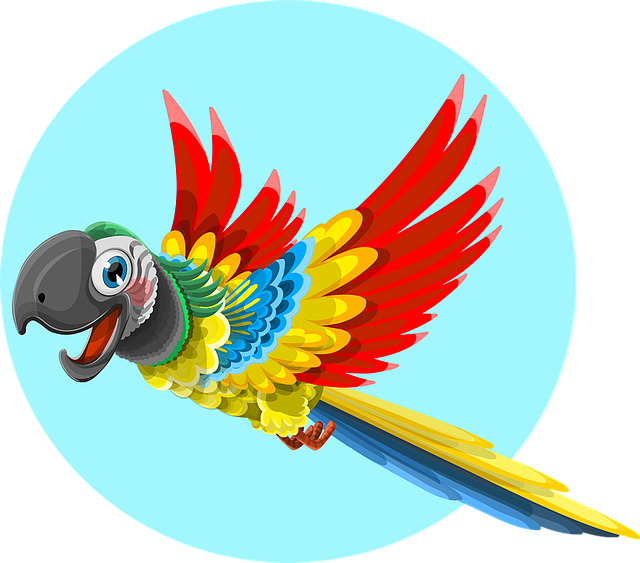
#> input picture img/parrot.png, 640 x 563 px
$ jupyter execute --allow-errors 2021-2022_TINF_lab.ipynb
#> lines starting #> are read from the running program, lines starting #| are printed output that depends on the picture
# Laboratorijska vježba iz predmeta Teorija informacije 2021./2022.

&copy; Jasna Janković, mag. ing., izv. prof. dr. sc. Željko Ilić, 2021.

Sadržaj:

* [Teorija informacije, kapacitet kanala, Markovljevi lanci](#1)
    * [Izvorište](#11)
        * [Zadatak 1](#12)
    * [Vjerojatnosni opis diskretnog komunikacijskog sustava](#13)
        * [Zadatak 2](#14)
    * [Informacijske mjere](#15)
        * [Zadatak 3](#16)
        * [Zadatak 4](#17)
        * [Zadatak 5](#18)
    * [Izvorište s memorijom](#19)
        * [Zadatak 6](#110)
    * [Diskretni komunikacijski kanal](#111)
        * [Zadatak 7](#112)
* [Entropijsko kodiranje](#2)
    * [Shannon-Fano kodiranje](#21)
        * [Zadatak 8](#22)
    * [Huffman kodiranje](#23)
        * [Zadatak 9](#24)
        * [Zadatak 10](#25)
    * [Aritmetičko kodiranje](#26)
        * [Zadatak 11](#27)
    * [Metode rječnika](#28)
        * [LZ77](#29)
            * [Zadatak 12](#210)
        * [LZW](#211)
            * [Zadatak 13](#212)
* [Zaštitno kodiranje](#3)
    * [Paritetno kodiranje](#31)
        * [Zadatak 14](#32)
    * [Hammingovo kodiranje](#33)
        * [Zadatak 15](#34)
    * [Ciklično kodiranje](#35)
        * [Zadatak 16](#36)
    * [Konvolucijsko kodiranje](#37)
        * [Opcionalno: Zadatak 17](#38)
* [Literatura](#R)


Laboratorijska vježba iz predmeta Teorija informacije sastoji se od 3 cjeline:
1. Teorija informacije, kapacitet diskretnog komunikacijskog kanala i Markovljevi lanci
2. Entropijsko kodiranje
3. Zaštitno kodiranje

slijedno obrađene u ovoj bilježnici te time prati gradivo obrađeno na nastavi. Programski kodovi su napisani u Pythonu, a sve potrebne biblioteke se učitavaju izvršavanjem prvog odsječka koda. **Za izvršavanje pojedinog odsječka koda potrebno je klikom označiti željenu ćeliju (prozor u kojem se kôd nalazi) i kliknuti na gumb *Run* u izborniku.** Rezultat izvršavanja (ako postoji ispis) prikazat će se neposredno ispod izvršenog odsječka koda. **Pri svakom pokretanju bilježnice potrebno je izvršiti prvi odsječak koda kako bi se učitale sve potrebne biblioteke.**

<font color='red'>U većini zadataka zadan je dio koda, a od studenata se očekuje dopuniti komentirani dio koda označen oznakom `...` kako bi se postigla tražena funkcionalnost, odnosno ispisao rezultat. Osim komentiranih linija s oznakom `...`, dodane su i komentirane pomoćne linije ispisa međurješenja za čiji ispis je samo potrebno odkomentirati navedene linije. Dakle, postupak rješavanja zadataka u ovoj bilježnici sastoji se od sljedećih koraka:</font>
- <font color='red'>odkomentirati linije koda s oznakom `...` (komentirane linije koda počinju oznakom `#`)</font>
- <font color='red'>dopisati potreban kôd prema tekstu zadatka</font>
- <font color='red'>kliknuti na Run</font>
- <font color='red'>ispod pokrenutog odsječka koda treba se ispisati traženi rezultat izvršavanja.</font>

Za početak, odkomentirajte liniju koda 10 u sljedećem odsječku, te varijabli `sval` umjesto `...` dodijelite vrijednost zbroja posljednje znamenke JMBAG-a svakog studenta laboratorijske grupe te izvršite odsječak klikom na *Run*.

[cell 1]
from math import log2
from matplotlib import pyplot as plt
import numpy as np
from PIL import Image
import heapq
from codes.lz77 import encode_lz77
from codes.lzw import encode_lzw
import sk_dsp_comm.fec_block as block

sval = 66
np.random.seed(sval)
print ("Seed set to", sval)

> I didn’t like the term Information Theory. Claude didn’t like it either. You see, the term ‘information theory’ suggests that it is a theory about information – but it’s not. It’s the transmission of information, not information. Lots of people just didn’t understand this…
>
> -- <cite>Interview with R. Fano, 2001</cite>

Sustav prijenosa informacije može se jednostavno prikazati sljedećom slikom.

Pri tome, izvorište generira određenu informaciju (poruku), predajnik ju obradi na način da bude prikladna za slanje, a prijamnik ju prima i obradi tako da bude razumljiva odredištu. Kanal je medij kojim se informacija šalje. Detaljniji prikaz ovog sustava prikazan je na sljedećoj slici.

Ova laboratorijska vježba obrađuje većinu dijelova ovog sustava, a studenti s više interesa o području upućuju se na [[1-2]](#R).

<a id =1> </a>
## 1. Teorija informacije, kapacitet diskretnog komunikacijskog kanala i Markovljevi lanci

Prva cjelina laboratorijske vježbe obrađuje izvorište, odredište te diskretni komunikacijski kanal. Također, definirane su osnovne informacijske mjere koje služe za konkretnije definiranje pojedinih dijelova sustava.

<a id =11> </a>
### Izvorište

Izvorište je komponenta sustava koja generira određenu informaciju. Ovisno o izvorištu, informaciju mogu činiti brojke, slova ili drugi znakovi koje jednim imenom nazivamo *simbolima*. Svako izvorište raspolaže konačnim skupom simbola, a slijed simbola koji nastaje uzastopnim generiranjem naziva se *poruka*. Svaki od simbola u poruci donosi određenu *količinu informacije*. S obzirom na to da li pojava (generiranje) novog simbola ovisi o prethodnome postoje dvije vrste izvorišta:
* Diskretno bezmemorijsko izvorište
* Diskretno memorijsko izvorište

**Diskretno bezmemorijsko izvorište**

Za potrebe analize, diskretno bezmemorijsko izvorište se može definirati kao diskretna slučajna varijabla (npr. $X$) koja poprima vrijednosti iz skupa simbola $\{x_1, ..., x_i, ..., x_n\}$ pri čemu svaki simbol ima određenu vjerojatnost pojavljivanja $p(x_i)$. Dakle:

|   |   |
|---|---|
| Izvorište | $X=\{x_1, ..., x_i, ..., x_n\}$ |
| Vjerojatnosti pojavljivanja simbola | $[p(x_i)]=[p(X)]=[p(x_1) ... p(x_i) ... p(x_n)]$ |
| Poruka | $x_1x_2...x_k$ |
| Količina informacije koju donosi simbol $x_i$ | $I(x_i)=-log_2p(x_i) [bit/simbol]$ |
| Količina informacije poruke $x_1x_2...x_k$ | $I(x_1x_2...x_k)=-log_2(p(x_1)\cdot p(x_2)\cdot ...\cdot p(x_k)) [bit/poruka]$ |

---
**Zadatak 1** <a id =12> </a>
Diskretno bezmemorijsko izvorište $X$ generira simbole iz skupa {a,b,c,d} s vjerojatnostima pojavljivanja $[p(X)]=[0.4, 0.3, 0.2, 0.1]$.

Za modeliranje izvorišta u Pythonu koristimo jednostavne [liste](https://docs.python.org/3/tutorial/datastructures.html), [numpy liste](https://numpy.org/doc/stable/reference/generated/numpy.array.html) za pohranu brojčanih vrijednosti i/ili [rječnike](https://docs.python.org/3/tutorial/datastructures.html#dictionaries) (vidi odlomak koda ispod).

(a) Za navedeno izvorište izračunajte količinu informacije po pojedinom simbolu, $I(x_i), i \in \{1,2,3,4\}$.
    Koji simbol donosi najveću količinu informacije? Objasnite!

(b) Iz izvorišta generirajte poruku duljine 5 simbola te izračunajte količinu informacije dobivene poruke.
    Poruka se može generirati pozivanjem funkcije [`np.random.choice`](https://numpy.org/doc/stable/reference/random/generated/numpy.random.choice.html) (vidi odlomak koda ispod).

[cell 2]
X_symbols = ['a','b','c','d']
p_X = np.array([0.4, 0.3, 0.2, 0.1])

X = dict(zip(X_symbols, p_X))
print("X =", X)

[cell 3]
# (a) kolicina informacije po simbolu
I_x1 = -log2(p_X[0])
I_x2 = -log2(p_X[1])
I_x3 = -log2(p_X[2])
I_x4 = -log2(p_X[3])
print("I(x1) =",I_x1, "[bit/simbol]")
print("I(x2) =",I_x2, "[bit/simbol]")
print("I(x3) =",I_x3, "[bit/simbol]")
print("I(x4) =",I_x4, "[bit/simbol]")

[cell 4]
# (b) kolicina informacije poruke
np.random.seed(sval+1)
message = np.random.choice(X_symbols, size = 5, p = p_X)
print("message: ", message)
I_message = -log2(X[message[0]]*X[message[1]]*X[message[2]]*X[message[3]]*X[message[4]])
print("I(message) =", I_message, "[bit/poruka]")

<a id =13> </a>
### Vjerojatnosni opis diskretnog komunikacijskog sustava

Diskretni komunikacijski sustav može biti definiran *vjerojatnosnim opisom* koji sadrži:
* vjerojatnosti pojava simbola na ulazu, npr. za ulaz $X=\{x_1,...,x_n\}$ vjerojatnosti $[p(x_i)]$
* vjerojatnosti pojava simbola na izlazu, npr. za izlaz $Y=\{y_1,...,y_m\}$ vjerojatnosti $[p(y_j)]$
* vjerojatnosti pojava simbola na ulazu i izlazu u međusobnoj ovisnosti, odnosno uključujući karakteristike komunikacijskog kanala

Gledano sa strane ulaza, potpuni opis sustava definiran je skupom vjerojatnosti na ulazu $p(x_i)$ te skupom uvjetnih vjerojatnosti $p(y_j|x_i)$ (vjerojatnosti pojave simbola $y_j$ na izlazu ako se na ulazu pojavio simbol $x_i$, tzv. *unaprijednih vjerojatnosti prijelaza*).

Sa strane izlaza, sustav je definiran skupom vjerojatnosti na izlazu $p(y_j)$ te skupom uvjetnih vjerojatnosti $p(x_i|y_j)$ (vjerojatnosti da je na ulazu bio simbol $x_i$ ako se na izlazu pojavio simbol $y_j$, tzv. *unazadnih vjerojatnosti prijelaza*).

Istovremenim promatranjem ulaza i izlaza, gledamo pojavu para simbola $(x_i,y_j)$, definiranu *združenom vjerojatnosti* $p(x_i,y_j)$ (vjerojatnosti istovremene pojave simbola $x_i$ na ulazu i $y_j$ na izlazu).

U nastavku su dane zakonitosti vjerojatnosnog opisa komunikacijskog sustava.

* Skup simbola na ulazu/izlazu je potpun.
<center> $\sum_{i=1}^n p(x_i) = \sum_{j=1}^m p(y_j) = 1$ </center>
* Vjerojatnost pojave nekog simbola je zbroj vjerojatnosti pojava svih parova u kojima se taj simbol pojavljuje.
<center> $p(x_i)=\sum_{j=1}^m p(x_i,y_j)$ </center>
<center> $p(y_j)=\sum_{i=1}^n p(x_i,y_j)$ </center>
* Veza između tri načina potpunog opisa sustava:
<center> $p(x_i,y_j)=p(x_i)p(y_j|x_i)=p(y_j)p(x_i|y_j)$
* Prijelaz iz unaprijedne vjerojatnosti prijelaza u unazadnu vjerojatnost prijelaza:
<center> $p(x_i|y_j)=\frac{p(x_i,y_j)}{p(y_j)}=\frac{p(x_i,y_j)}{\sum_{i=1}^n p(x_i,y_j)}=\frac{p(x_i)p(y_j|x_i)}{\sum_{i=1}^n p(x_i)p(y_j|x_i)}$ </center>

Opisani skupovi vjerojatnosti jednostavno se zapisuju pomoću `numpy` objekata ([vektora]((https://numpy.org/doc/stable/reference/generated/numpy.array.html)) i/ili [matrica](https://numpy.org/doc/stable/reference/generated/numpy.matrix.html)), a osnovne [operacije](https://numpy.org/doc/stable/user/absolute_beginners.html) nad objektima također su podržane bibliotekom.

---
**Zadatak 2** <a id =14> </a>
Diskretnim komunikacijskim kanalom prenose se simboli $X=\{a,b,c\}$ s vjerojatnostima pojavljivanja $p(a)=2p(b)=2p(c)$. Vjerojatnost pojave odaslanog (istog) simbola na izlazu je 80%, dok su vjerojatnosti pojave drugih simbola, različitih od odaslanog, jednake za sve preostale simbole. Potrebno je izračunati vjerojatnosti pojave pojedinog simbola na izlazu iz kanala.

[cell 5]
# vjerojatnosti na ulazu
p_X = np.array([0.4, 0.2, 0.2])
# uvjetne vjerojatnosti prijelaza
p_YIX = np.array([[0.8, 0.1, 0.1], [0.1, 0.8, 0.1], [0.1, 0.1, 0.8]])
# zdruzene vjerojatnosti (skalarno množenje stupca p_X i matrice p_YIX)
p_XY = p_X[:, np.newaxis]*p_YIX
# vjerojatnosti na izlazu (zbroj elemenata matrice po stupcima)
p_Y = np.sum(p_XY,0)
print ("[p(Y)] = ", p_Y)

<a id =15> </a>
### Informacijske mjere

Informacijske mjere opisuju sadržaj informacije i prijenos informacije u komunikacijskom sustavu. Temelje se na vjerojatnosnim zakonitostima sustava, a predstavljaju *srednje vrijednosti veličina* čime daju generalnu sliku o sustavu.

Informacijske mjere su prikazane u nastavku.

* Entropija na ulazu, $H(X)$
    <center> $H(X)=-\sum_{i=1}^n p(x_i) log_2 p(x_i)$ [bit/simbol] </center>
* Entropija na izlazu, $H(Y)$
    <center> $H(Y)=-\sum_{i=1}^n p(y_i) log_2 p(y_i)$ [bit/simbol] </center>
* Združena entropija, $H(X,Y)$
    <center> $H(X,Y)=-\sum_{i=1}^n \sum_{j=1}^m p(x_i,y_j) log_2 p(x_i,y_j) $ [bit/simbol] </center>
* Entropija šuma (irelevantnost), $H(Y|X)$
    <center> $H(Y|X)=-\sum_{i=1}^n \sum_{j=1}^m p(x_i,y_j) log_2 p(y_j|x_i) $ [bit/simbol] </center>
* Ekvivokacija (mnogoznačnost), $H(X|Y)$
    <center> $H(X|Y)=-\sum_{i=1}^n \sum_{j=1}^m p(x_i,y_j) log_2 p(x_i|y_j) $ [bit/simbol] </center>
* Srednji uzajamni sadržaj informacije (transinformacija), $I(X;Y)$
    <center> $I(X;Y)=\sum_{i=1}^n \sum_{j=1}^m p(x_i,y_j) log_2 \frac{p(x_i,y_j)}{p(x_i)p(y_j)}$ [bit/simbol] </center>

---
**Zadatak 3** <a id =16> </a>
Za komunikacijski sustav iz [zadatka 2](#14) odredite sve prethodno navedene informacijske mjere.

[cell 6]
# entropija na ulazu
H_X = -np.sum(p_X*np.log2(p_X))
# entropija na izlazu
H_Y = -np.sum(p_Y*np.log2(p_Y))
# zdruzena entropija
H_XY = -np.sum(np.sum(p_XY*np.log2(p_XY)))
# entropija suma (irelevantnost)
H_YuzX = -np.sum(np.sum(p_XY*np.log2(p_YIX)))
# ekvivokacija (mnogoznacnost)
# P_YIX == P_XIY
H_XuzY = -np.sum(np.sum(p_XY*np.log2(p_YIX)))
# srednji uzajamni sadržaj informacije (transinformacija)
I_XY = np.sum(np.sum(p_XY*np.log2((p_XY)/(p_X*p_Y))))

print("H(X) =", H_X, "[bit/simbol]")
print("H(Y) =", H_Y, "[bit/simbol]")
print("H(XY) =", H_XY, "[bit/simbol]")
print("H(YuzX) =", H_YuzX, "[bit/simbol]")
print("H(XuzY) =", H_XuzY, "[bit/simbol]")
print("H(I_XY) =", I_XY, "[bit/simbol]")

---
**Zadatak 4** <a id =17> </a>
Zadan je odlomak teksta `text`. Histogram prikazuje broj ponavljanja pojedinog znaka teksta. Izračunajte *srednji sadržaj informacije* zadanog odlomka teksta. Abecedno sortirani znakovi (simboli) koji se pojavljuju u odlomku pohranjeni su u listi `unique_chars`, dok je broj ponavljanja svakog znaka pohranjen u listi `char_counts`.

[cell 7]
text = "Lorem Ipsum has been the industry's standard dummy text ever since the 1500s, when an unknown printer took a galley of type and scrambled it to make a type specimen book.";
n_chars = len(set(text))
char_list = list(text)
char_list.sort()
unique_chars = list(set(text))
unique_chars.sort()
# print("unique_chars: ", unique_chars)
char_counts, bins, _ = plt.hist(char_list, bins=np.arange(n_chars+1)-0.5, align='mid', rwidth=0.8)
# print("char_counts: ", char_counts)
plt.ylim(0,33)
for i in range(n_chars):
    plt.text(bins[i],char_counts[i]+1,str(int(char_counts[i])))
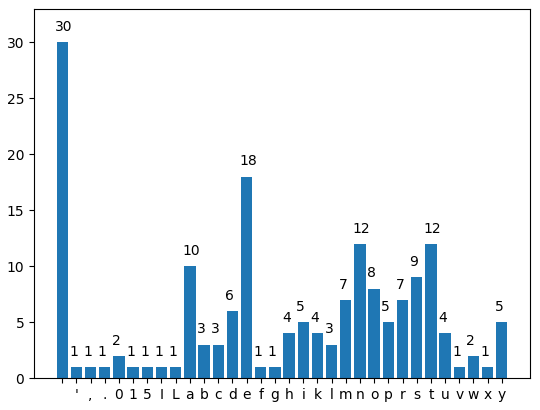
#> figure drawn by matplotlib, 1 panel; tallest bar 30 high, from x = -0.4 to 0.4

[cell 8]
# srednji sadrzaj informacije odlomka
char_sum = np.sum(char_counts)
content = -np.sum((char_counts/char_sum) * np.log2(char_counts/char_sum))
print("Srednji sadrzaj:", content)

---
**Zadatak 5** <a id =18> </a>
Za zadanu sliku `parrot` potrebno je izračunati gubitak informacije prilikom transformiranja slike u crno-bijelu skalu. Za obradu slike koristi se Python biblioteka [`PIL`](https://pillow.readthedocs.io/en/stable/), odnosno objet [`Image`](https://pillow.readthedocs.io/en/stable/reference/Image.html). Slika se transformira u crno-bijelu skalu funkcijom `convert('L')` (vidi kôd i dokumentaciju). Za jednostavno računanje, slika je iz 2D formata pretvorena u jednodimenzionalni niz (listu) piksela. Svaki je piksel predstavljen kombinacijom četiri broja u RGB zapisu, odnosno jednim brojem u L zapisu ([vidi više](https://pillow.readthedocs.io/en/stable/handbook/concepts.html)). Pikseli su pohranjeni u [rječnik](https://docs.python.org/3/tutorial/datastructures.html#dictionaries) tako da je *ključ* opisani zapis piksela, a *vrijednost* broj ponavljanja piksela (vidi kôd). Osim njega, mogu se koristiti liste `unique_col_px`, odnosno `unique_gray_px`, koje predstavljaju liste svih piksela koji se pojavljuju u obojanoj, odnosno crno-bijeloj slici te liste `col_px_counts`, odnosno `gray_px_counts`, koje sadrže broj ponavljanja pojedinog piksela u obojanoj, odnosno crno-bijeloj slici.

[cell 9]
parrot = Image.open('img/parrot.png')
#> parrot is the input picture: PIL image 640x563 RGBA; mean R, G, B, A 189, 209.6, 198.8, 184.7
gray_parrot = parrot.convert('L')
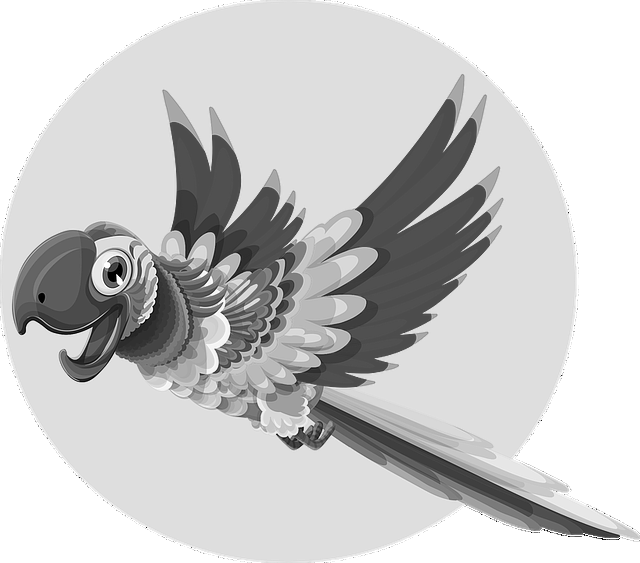
#> gray_parrot: PIL image 640x563 L; min 0, max 255, mean 202

# prikazi slike
fig, ax = plt.subplots(1,2, figsize=(20,20))
ax[0].imshow(np.asarray(parrot))
ax[1].imshow(np.asarray(gray_parrot),cmap='gray', vmin=0, vmax=255)
#> (the rest of the program and of its run is left out)
